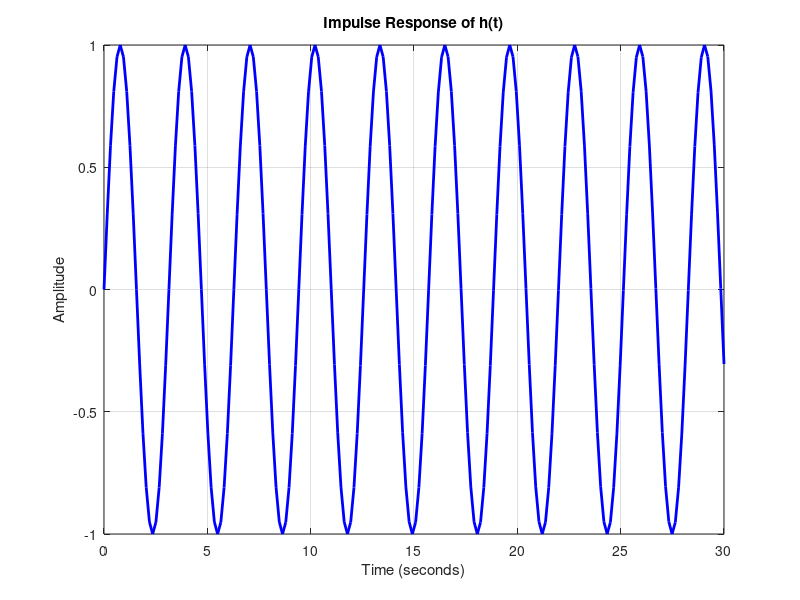
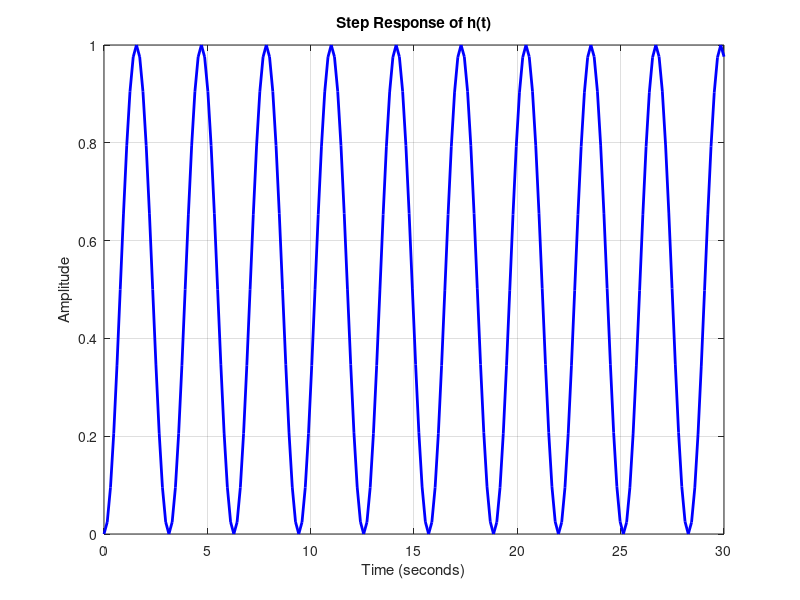
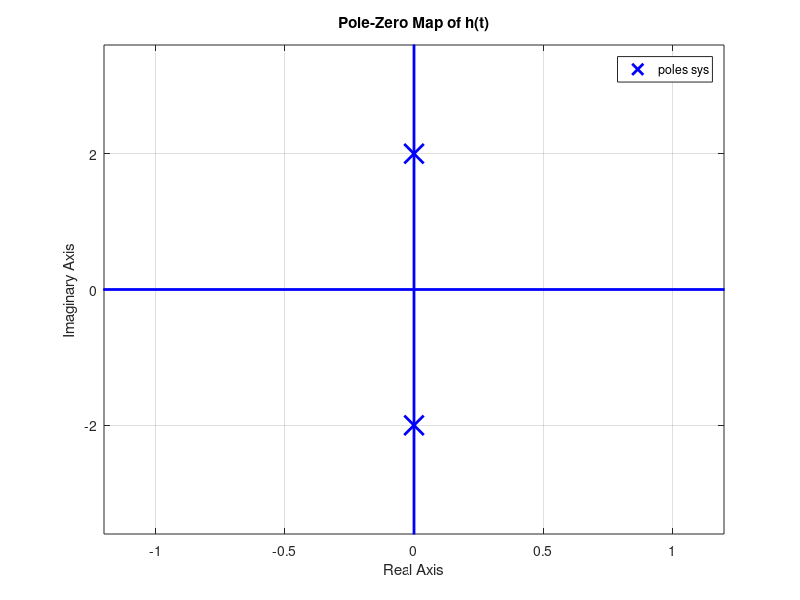

Recreate these plots in MATLAB, in order.
clc; clear; close all; 

t_sim = 30; 

% Transfer function coefficients
numerator = [2];             % Numerator: 2
denominator = [1 0 4];       % Denominator: s^2 + 4

% Create transfer function
sys = tf(numerator, denominator);

% Impulse Response with thicker line
figure;
[y,t]=impulse(sys, t_sim);
plot(t, y, 'b', 'LineWidth',2)
title('Impulse Response of h(t)');
xlabel('Time (seconds)');
ylabel('Amplitude');
grid on;

% Step Response with thicker line
figure;
[y,t]=step(sys, t_sim);
plot(t, y, 'b', 'LineWidth',2)
title('Step Response of h(t)');
xlabel('Time (seconds)');
ylabel('Amplitude');
grid on;

% Pole-Zero Map
figure;
pzmap(sys);
title('Pole-Zero Map of h(t)');
grid on;
set(findobj(gca,'Type','Line'),'MarkerSize',14,'LineWidth',2, 'color', 'b'); % Thicker poles and zeros markers
